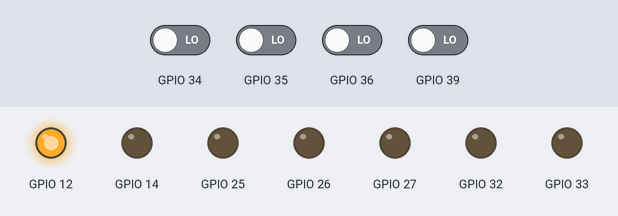
Bench run of a program on a simulated ESP32. Parts: output pins drawn as LEDs (lit = HIGH). Inputs (shaded band) come from the test bench; at power-on: GPIO 34–36, GPIO 39 LOW.

Above: at 1.2 s.
1.3 s: GPIO 34 driven HIGH
At 2.5 s:
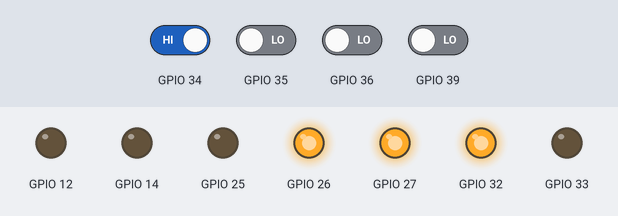
2.8 s: GPIO 35 driven HIGH
At 3.8 s:
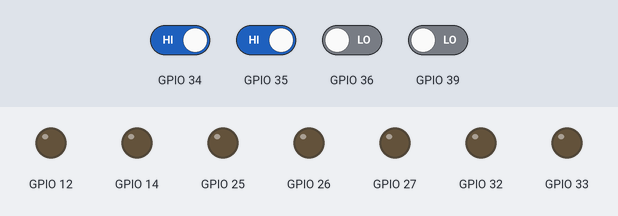
4.3 s: GPIO 35 driven LOW
At 5.0 s:
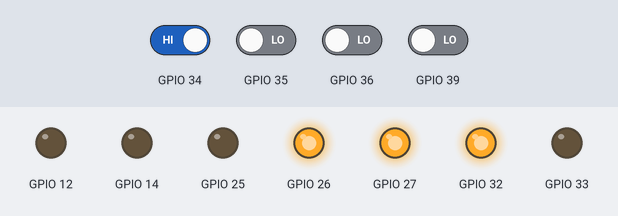
5.8 s: GPIO 36 driven HIGH
At 6.1 s:
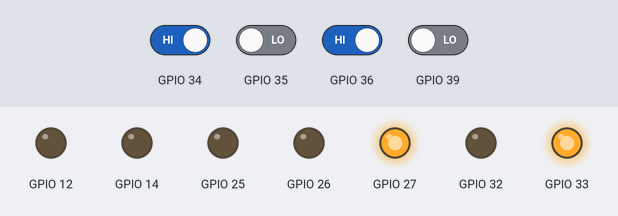
7.3 s: GPIO 39 driven HIGH
At 8.4 s:
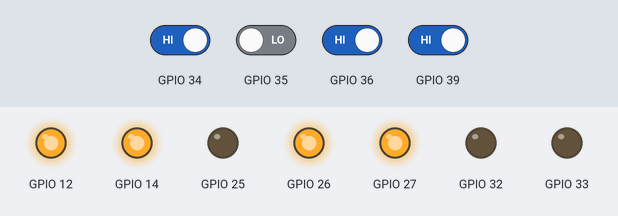
8.8 s: GPIO 34 driven LOW
At 9.6 s:
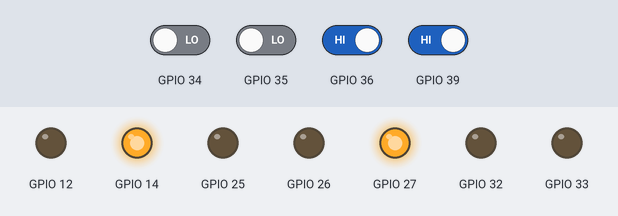
Timing chart, 0 to 11.3 s (numbered marks = the images above; inputs shaded):
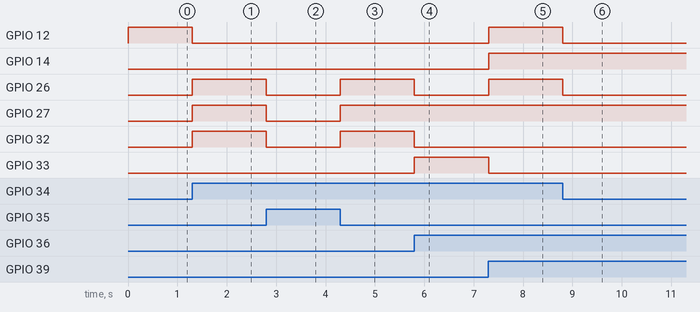

Measured:
- after the input at 1.3 s, GPIO 12: HIGH → LOW at once; GPIO 26, GPIO 27, GPIO 32: LOW → HIGH at once
- after the input at 2.8 s, GPIO 26, GPIO 27, GPIO 32: HIGH → LOW at once
- after the input at 4.3 s, GPIO 26, GPIO 27, GPIO 32: LOW → HIGH at once
- after the input at 5.8 s, GPIO 26, GPIO 32: HIGH → LOW at once; GPIO 33: LOW → HIGH at once
- after the input at 7.3 s, GPIO 12, GPIO 14, GPIO 26: LOW → HIGH at once; GPIO 33: HIGH → LOW at once
- after the input at 8.8 s, GPIO 12, GPIO 26: HIGH → LOW at once

The program:

main.cpp
```cpp
//Code released under GNU GPL.  Free to use for anything.
//Driving Seven Segment Display using esp32 with binary inputs
#include <Arduino.h>

void sevenseg(int a,int b,int c,int d,int e,int f,int g)
{
  digitalWrite(32, a);
  digitalWrite(33, b);
  digitalWrite(25, c);
  digitalWrite(26, d);
  digitalWrite(27, e);
  digitalWrite(14, f);
  digitalWrite(12, g);

}

void binsevenseg(int A, int B, int C, int D)
{
	int a, b, c, d, e, f, g;

a = A&&!B&&!C&&!D || !A&&!B&&C&&!D;
b = A&&!B&&C&&!D || !A&&B&&C&&!D;
c = !A&&B&&!C&&!D;
d = A&&!B&&!C&&!D || !A&&!B&&C&&!D || A&&B&&C&&!D;
e = A&&!B&&!C&&!D || A&&B&&!C&&!D || !A&&!B&&C&&!D || A&&!B&&C&&!D || A&&B&&C&&!D || A&&!B&&!C&&D;
f = A&&!B&&!C&&!D || !A&&B&&!C&&!D || A&&B&&!C&&!D || A&&B&&C&&!D;
g = !A&&!B&&!C&&!D || A&&!B&&!C&&!D || A&&B&&C&&!D;
sevenseg( a, b, c, d, e, f, g);
}
void setup()
{
    pinMode(32, OUTPUT);
    pinMode(33, OUTPUT);
    pinMode(25, OUTPUT);
    pinMode(26, OUTPUT);
    pinMode(27, OUTPUT);
    pinMode(14, OUTPUT);
    pinMode(12, OUTPUT);
    pinMode(36, INPUT);
    pinMode(39, INPUT);
    pinMode(34, INPUT);
    pinMode(35, INPUT);

}

// the loop function runs over and over again forever
void loop() {
int A,B,C,D;
A = digitalRead(36);//LSB
B = digitalRead(39);
C = digitalRead(34);
D = digitalRead(35);//MSB

binsevenseg(A,B,C,D);
}
```
